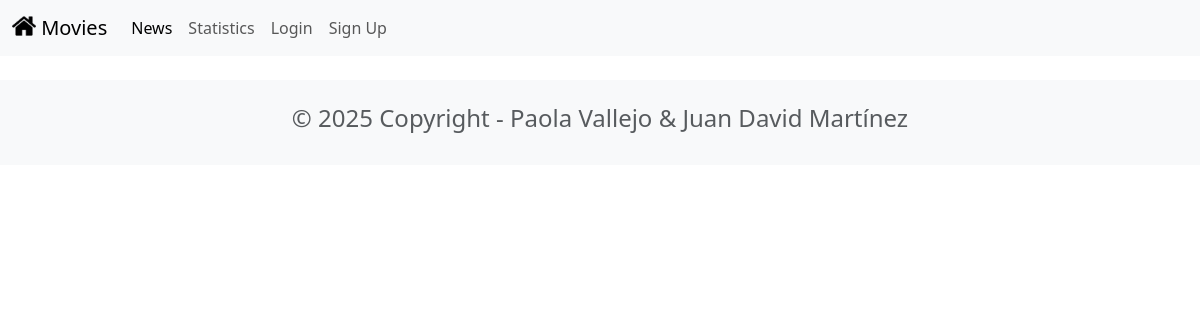
Before: /news/ with the older database file.
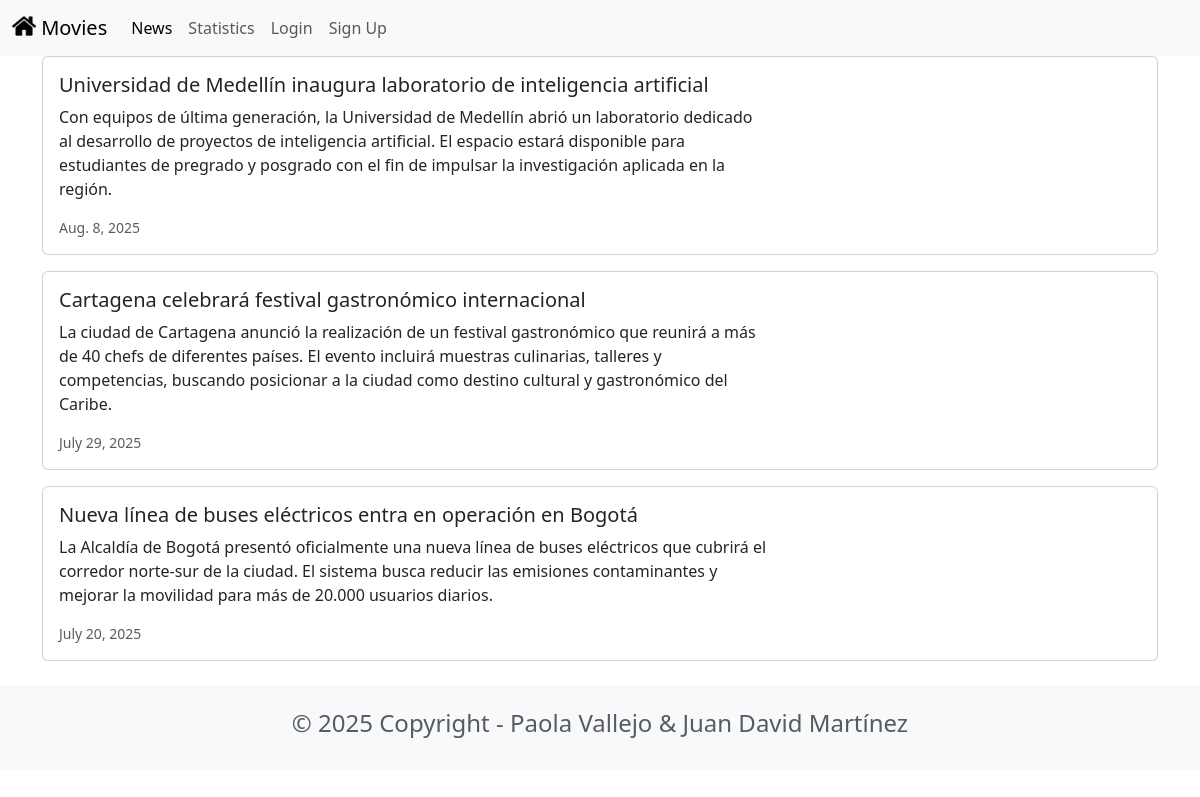
After: the same page with the newer database file.
### news/models.py (models this page shows, shortened)
class News(models.Model):
    headline = models.CharField(max_length=200)
    body = models.TextField()
    date = models.DateField()

### news/views.py (the view)
# urls.py: path('news/', include('news.urls')),
def news(request):
    newss = News.objects.all().order_by('-date')
    return render(request, 'news.html', {'newss': newss})

### news/templates/news.html (shortened to what this page needs)
{% extends 'base.html' %}
{% block content %}
<head>
    <link href="https://cdn.jsdelivr.net/npm/bootstrap@5.3.7/dist/css/bootstrap.min.css" rel="stylesheet"
>
</head>
<div class="container">
    {% for news in newss %}
    <div class="card mb-3">
        <div class="row g-0">
            <div class="col-md-8">
                <div class="card-body">
                    <h5 class="card-title">{{ news.headline }}</h5>
                    <p class="card-text">{{ news.body }}</p>
                    <p class="card-text"><small class="text-muted"> {{ news.date }} </small></p>
                </div>
            </div>
        </div>
    </div>
    {% endfor %}
</div>
{% endblock content %}

### moviereviews/templates/base.html (shortened to what this page needs)
<head>
    <link href="https://cdn.jsdelivr.net/npm/bootstrap@5.3.7/dist/css/bootstrap.min.css" rel="stylesheet"
>
</head>
<nav class="navbar navbar-expand-lg bg-body-tertiary">
    <div class="container-fluid">
        <a class="navbar-brand" href="{% url 'home' %}">
            {% load static %}
            <img src="{% static 'images/home.png' %}" alt="Home" style="width: 24px; height: 24px" class="d-inline-block align-text-top">
            Movies
        </a>
        <div class="collapse navbar-collapse" id="navbarSupportedContent">
            <ul class="navbar-nav me-auto mb-2 mb-lg-0">
                <li class="nav-item">
                    <a class="nav-link active" aria-current="page" href="{% url 'news' %}">News</a>
                </li>
                <li class="nav-item">
                    <a class="nav-link" href="{% url 'statistics' %}">Statistics</a>
                </li>
                <li class="nav-item">
                    <a class="nav-link" href="#">Login</a>
                </li>
                <li class="nav-item">
                    <a class="nav-link" href="#">Sign Up</a>
                </li>
            </ul>
        </div>
    </div>
</nav>
<div class="container-fluid">
    {% block content %}
    {% endblock content %}
</div>
<footer class="text-center text-lg-start bg-light text-muted mt-4">
    <div class="container">
        <div class="row">
            <div class="text-center p-4">
                <h4>© 2025 Copyright - Paola Vallejo & Juan David Martínez</h4>
            </div>
        </div>
    </div>
</footer>

Changed rows visible on the page:
added News: headline "Universidad de Medellín inaugura laboratorio de inteligencia artificial", body "Con equipos de última generación, la Universidad de Medellín abrió un laboratorio dedicado al desarrollo de proyectos de inteligencia artificial. El espacio estará disponible para estudiantes de pregrado y posgrado con el fin de impulsar la investigación aplicada en la región.", date "Aug. 8, 2025"
added News: headline "Cartagena celebrará festival gastronómico internacional", body "La ciudad de Cartagena anunció la realización de un festival gastronómico que reunirá a más de 40 chefs de diferentes países. El evento incluirá muestras culinarias, talleres y competencias, buscando posicionar a la ciudad como destino cultural y gastronómico del Caribe.", date "July 29, 2025"
added News: headline "Nueva línea de buses eléctricos entra en operación en Bogotá", body "La Alcaldía de Bogotá presentó oficialmente una nueva línea de buses eléctricos que cubrirá el corredor norte-sur de la ciudad. El sistema busca reducir las emisiones contaminantes y mejorar la movilidad para más de 20.000 usuarios diarios.", date "July 20, 2025"
